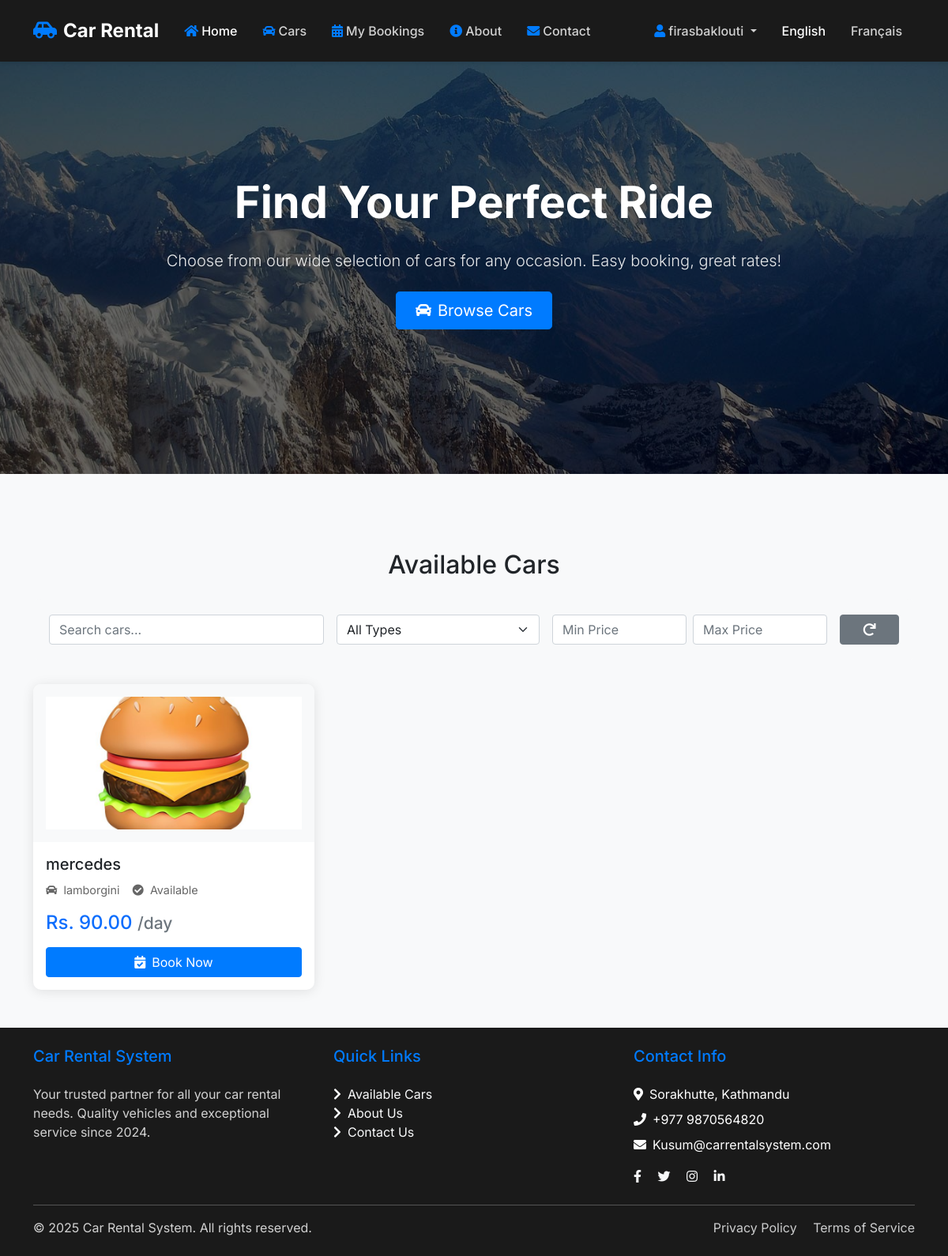
Page /index.php?lang=en (signed in) on the committed database.
### tables this page shows
CREATE TABLE `cars` (
  `car_id` int(11) NOT NULL,
  `car_name` varchar(100) NOT NULL,
  `car_type` varchar(50) NOT NULL,
  `car_image` varchar(255) NOT NULL,
  `price` decimal(10,2) NOT NULL,
  `car_availability` enum('yes','no') NOT NULL DEFAULT 'yes',
  `fuel_type` varchar(50) NOT NULL
);

### includes/init.php (called while the page is built, shortened)
<?php
$lang = $_SESSION['lang'] ?? 'fr';
$basePath = dirname(__DIR__);
$translations = include $basePath . "/lang/$lang.php";
function __($key) {
    global $translations;
    return $translations[$key] ?? $key;
}

### includes/auth.php (called while the page is built, shortened)
<?php
function is_logged_in()
{
    return isset($_SESSION['logged_in']) && $_SESSION['logged_in'] === true;
}
function is_user_logged_in()
{
    return is_logged_in() && isset($_SESSION['role']) && $_SESSION['role'] === 'user';
}
?>

### index.php (the view, shortened to what this page needs)
<?php
require_once 'includes/auth.php';
require_once 'includes/config.php';
require_once 'includes/init.php';
try {
    $conn = Connect();
    $price_sql = "SELECT MIN(price) as min_price, MAX(price) as max_price FROM cars";
    $price_result = $conn->query($price_sql);
    $price_range = $price_result->fetch_assoc();
    $page = isset($_GET['page']) ? (int)$_GET['page'] : 1;
    $per_page = 6;
    $offset = ($page - 1) * $per_page;
    $where_clauses = ["car_availability = 'yes'"];
    $params = [];
    $types = "";
    $sql = "SELECT * FROM cars
            WHERE " . implode(" AND ", $where_clauses) . "
            ORDER BY car_name
            LIMIT ? OFFSET ?";
    $stmt = $conn->prepare($sql);
    $types_for_query = $types . "ii";
    $params[] = $per_page;
    $params[] = $offset;
    $stmt->bind_param($types_for_query, ...$params);
    $stmt->execute();
    $available_cars = $stmt->get_result();
} catch (Exception $e) {
    error_log("Error in index.php: " . $e->getMessage());
    $error_message = "An error occurred while fetching cars. Please try again later.";
}
                ?>
<!DOCTYPE html>
<html lang="en">
<head>
    <?php include 'includes/header.php'; ?>
</head>
<body class="bg-light d-flex flex-column min-vh-100">
    <?php
        include 'includes/navigation.php';
      ?>
    <section class="hero-section text-white text-center position-relative">
        <div class="hero-overlay"></div>
        <div class="container py-5">
            <h1 class="display-4 fw-bold mb-4"><?= __('Find Your Perfect Ride</h1>'); ?>
            <p class="lead mb-4"><?= __('Choose from our wide selection of cars for any occasion. Easy booking, great rates!</p>'); ?>
            <div class="d-grid gap-3 d-sm-flex justify-content-center">
                <a href="#available-cars" class="btn btn-primary btn-lg px-4 gap-3">
                    <i class="fas fa-car me-2"></i><?= __('Browse Cars'); ?>
                </a>
            </div>
        </div>
    </section>
    <div id="available-cars" class="container my-5">
        <h2 class="text-center mb-4"><?= __('Available Cars'); ?></h2>
        <div class="filter-section">
            <form id="filterForm" class="row g-3">
                <div class="col-md-4">
                    <input type="text" name="search" id="searchInput" class="form-control" placeholder="Search cars..."
                           value="<?php echo htmlspecialchars($_GET['search'] ?? ''); ?>" autocomplete="off">
                </div>
                <div class="col-md-3">
                    <select name="type" id="typeSelect" class="form-select">
                        <option value=""><?= __('All Types'); ?></option>
                    </select>
                </div>
                <div class="col-md-4">
                    <div class="row g-2">
                        <div class="col-6">
                            <input type="number" name="min_price" id="minPriceInput" class="form-control"
                                   placeholder="Min Price"
                                   min="<?php echo floor($price_range['min_price']); ?>"
                                   max="<?php echo ceil($price_range['max_price']); ?>"
                                   value="<?php echo htmlspecialchars($_GET['min_price'] ?? ''); ?>" autocomplete="off">
                        </div>
                        <div class="col-6">
                            <input type="number" name="max_price" id="maxPriceInput" class="form-control"
                                   placeholder="Max Price"
                                   min="<?php echo floor($price_range['min_price']); ?>"
                                   max="<?php echo ceil($price_range['max_price']); ?>"
                                   value="<?php echo htmlspecialchars($_GET['max_price'] ?? ''); ?>" autocomplete="off">
                        </div>
                    </div>
                </div>
                <div class="col-md-1 d-flex align-items-center">
                    <button type="button" id="resetFilters" class="btn btn-secondary w-100" title="Reset Filters">
                        <i class="fas fa-redo"></i>
                    </button>
                </div>
            </form>
        </div>
        <div id="results">
            <?php if (isset($error_message)): ?>
                <div class="alert alert-danger text-center">
                    <?php echo htmlspecialchars($error_message); ?>
                </div>
            <?php else: ?>
                <div class="row row-cols-1 row-cols-md-2 row-cols-lg-3 g-4">
                    <?php if ($available_cars && $available_cars->num_rows > 0): ?>
                        <?php while ($car = $available_cars->fetch_assoc()): ?>
                            <div class="col">
                                <div class="card car-card h-100">
                                    <img src="<?php echo !empty($car['car_image']) ? $car['car_image'] : 'assets/img/cars/default.jpg'; ?>"
                                         class="card-img-top" style="height: 200px; object-fit: cover;"
                                         alt="<?php echo htmlspecialchars($car['car_name']); ?>">
                                    <div class="card-body">
                                        <h5 class="card-title"><?php echo htmlspecialchars($car['car_name']); ?></h5>
                                        <div class="car-features mb-3">
                                            <span class="car-feature"><i class="fas fa-car"></i> <?php echo htmlspecialchars($car['car_type']); ?></span>
                                            <span class="car-feature"><i class="fas fa-check-circle"></i> <?= __('Available'); ?></span>
                                        </div>
                                        <div class="car-price mb-3">
                                            <h4 class="text-primary mb-0">
                                                Rs. <?php echo number_format($car['price'], 2); ?> <small class="text-muted"><?= __('/day'); ?></small>
                                            </h4>
                                        </div>
                                        <?php if (is_user_logged_in()): ?>
                                            <a href="book.php?car_id=<?php echo $car['car_id']; ?>" class="btn btn-primary w-100">
                                                <i class="fas fa-calendar-check me-2"></i><?= __('Book Now'); ?>
                                            </a>
                                        <?php else: ?>
                                            <a href="login.php" class="btn btn-outline-primary w-100">
                                                <i class="fas fa-sign-in-alt me-2"></i><?= __('Login to Book'); ?>
                                            </a>
                                        <?php endif; ?>
                                    </div>
                                </div>
                            </div>
                        <?php endwhile; ?>
                    <?php endif; ?>
                </div>
            <?php endif; ?>
        </div>
    </div>
    <?php include 'includes/footer.php'; ?>
</body>
</html>

### assets/css/style.css (style rules this page uses)
body { font-family: 'Inter', sans-serif; min-height: 100vh; display: flex; flex-direction: column; }
.hero-section { position: relative; background: linear-gradient(135deg, #1a1a1a 0%, #363636 100%); padding: 100px 0; margin-top: -76px; overflow: hidden; }
.hero-section::before { content: ''; position: absolute; top: 0; left: 0; right: 0; bottom: 0; background: url('../img/pattern.png'); opacity: 0.1; }
.hero-overlay { position: absolute; top: 0; left: 0; right: 0; bottom: 0; background: linear-gradient(45deg, rgba(0,0,0,0.7) 0%, rgba(0,0,0,0.4) 100%); z-index: 1; }
.hero-section .container { position: relative; z-index: 2; }
.hero-section h1 { font-weight: 800; margin-bottom: 1.5rem; text-shadow: 0 2px 4px rgba(0,0,0,0.1); }
.hero-section p { font-size: 1.25rem; opacity: 0.9; margin-bottom: 2rem; text-shadow: 0 1px 2px rgba(0,0,0,0.1); }
body { padding-top: 76px; }
.car-card { border: none; border-radius: 10px; overflow: hidden; transition: transform 0.3s ease, box-shadow 0.3s ease; }
.car-features { display: flex; gap: 1rem; margin: 1rem 0; font-size: 0.9rem; }
.car-feature { display: flex; align-items: center; gap: 0.5rem; }
.car-price { font-size: 1.5rem; font-weight: 600; color: #007bff; }
.hero-section { background: linear-gradient(rgba(0,0,0,0.7), rgba(0,0,0,0.7)), url('../img/hero-bg.jpg'); background-size: cover; background-position: center; color: white; padding: 5rem 0; margin-bottom: 3rem; }
.card { transition: transform 0.2s; border: none; }
.card-img-top { height: 200px; object-fit: contain; background: #f8f9fa; padding: 1rem; }
.btn-primary { background-color: #007bff; border-color: #007bff; }
.car-features { display: flex; gap: 15px; margin: 10px 0; }

### index.php (style rules this page uses)
.hero-section { background: url('assets/img/nepal.jpg') no-repeat center center; background-size: cover; padding: 120px 0 80px; position: relative; min-height: 600px; display: flex; align-items: center; }
.hero-overlay { background: rgba(0,0,0,0.6); position: absolute; top: 0; left: 0; right: 0; bottom: 0; z-index: 1; }
.car-card { transition: transform 0.3s ease; box-shadow: 0 2px 15px rgba(0,0,0,0.1); }
.car-features { display: flex; gap: 1rem; color: #666; }
.car-feature { display: flex; align-items: center; gap: 0.5rem; }
.filter-section { background: #f8f9fa; padding: 20px; border-radius: 10px; margin-bottom: 30px; }

### rows in the picture
cars: car_image (picture), car_name "mercedes", car_type "lamborgini", price "90.00"

### other values in the picture
__('Car Rental') "Car Rental"
__('Home') "Home"
__('Cars') "Cars"
__('My Bookings') "My Bookings"
__('About') "About"
__('Contact') "Contact"
$_SESSION['name'] "firasbaklouti"
__('Find Your Perfect Ride</h1>') "Find Your Perfect Ride"
__('Browse Cars') "Browse Cars"
__('Available Cars') "Available Cars"
__('Car Rental System') "Car Rental System"
__('Quick Links') "Quick Links"
__('About Us') "About Us"
__('Contact Us') "Contact Us"
__('Contact Info') "Contact Info"
